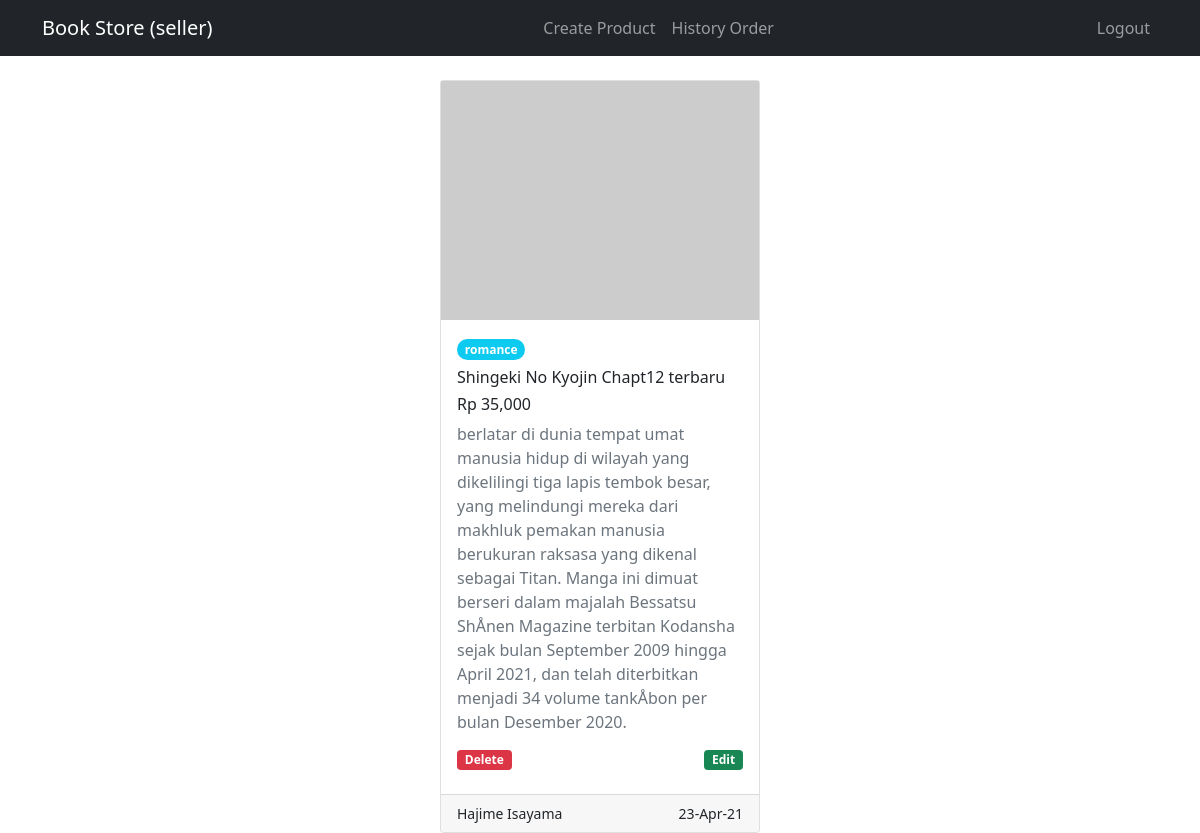
/views/penjual/detail-product.php?id=2 (signed in), run on the app's committed database.
### tables this page shows
CREATE TABLE `products` (
  `id_product` int(11) NOT NULL,
  `judul_buku` varchar(100) NOT NULL,
  `kategori_buku` varchar(100) NOT NULL,
  `diskon_buku` int(11) NOT NULL,
  `harga_buku` int(100) NOT NULL,
  `pembuat_buku` varchar(50) NOT NULL,
  `deskripsi_buku` varchar(500) NOT NULL,
  `rilis_buku` timestamp NOT NULL DEFAULT CURRENT_TIMESTAMP
);

### app.php (called while the page is built, shortened)
<?php
$db = mysqli_connect("localhost", "root", "root", "book-store");
function querySql($query)
{
    global $db;
    $book =  mysqli_query($db, $query);
    $books = [];
    while ($row = mysqli_fetch_assoc($book)) {
        $books[] = $row;
    }
    return $books;
}

### views/penjual/detail-product.php (the view, shortened to what this page needs)
<?php
require('../../app.php');
$bookId = $_GET["id"];
$findOneBook = querySql("SELECT * FROM products WHERE id_product = $bookId")[0];
?>
<?php require('../../partials/header.php'); ?>
<?php require('nav.php'); ?>
<div class="container">
    <div class="row">
        <div class="col">
            <div class="card mt-4" style="width: 20rem; margin: auto;">
                <img src="https://placeimg.com/640/480/nature" width="100%" alt="Detail Picture <?= $findOneBook["judul_buku"]; ?>">
                <div class="card-body">
                    <div class="card-title">
                        <span class="badge bg-info rounded-pill"><?= $findOneBook["kategori_buku"]; ?></span>
                        <h6 class="mt-2"><?= $findOneBook["judul_buku"] ?></h6>
                        <h6>Rp <?= number_format($findOneBook["harga_buku"]) ?></h6>
                        <p class="text-muted"><?= $findOneBook["deskripsi_buku"] ?></p>
                        <div class="d-flex justify-content-between align-items-center">
                            <a href="delete-product.php?id=<?= $findOneBook["id_product"]; ?>" class="badge bg-danger text-decoration-none">Delete</a>
                            <a href="edit-product.php?id=<?= $findOneBook["id_product"]; ?>" class="badge bg-success text-decoration-none">Edit</a>
                        </div>
                    </div>
                </div>
                <div class="card-footer d-flex justify-content-between">
                    <small><?= $findOneBook["pembuat_buku"]; ?></small>
                    <small class=""><?= date("d-M-y", strtotime($findOneBook["rilis_buku"])); ?></small>
                </div>
            </div>
        </div>
    </div>
</div>

### partials/header.php (style rules this page uses)
* { scroll-behavior: smooth; }

### data on the page
products: kategori_buku "romance", judul_buku "Shingeki No Kyojin Chapt12 terbaru", harga_buku "35,000", deskripsi_buku "berlatar di dunia tempat umat manusia hidup di wilayah yang dikelilingi tiga lapis tembok besar, yang melindungi mereka dari makhluk pemakan manusia berukuran raksasa yang dikenal sebagai Titan. Manga ini dimuat berseri dalam majalah Bessatsu ShÅnen Magazine terbitan Kodansha sejak bulan September 2009 hingga April 2021, dan telah diterbitkan menjadi 34 volume tankÅbon per bulan Desember 2020.", pembuat_buku "Hajime Isayama", rilis_buku "23-Apr-21"

### other printed values
$_SESSION["role"] "seller"
